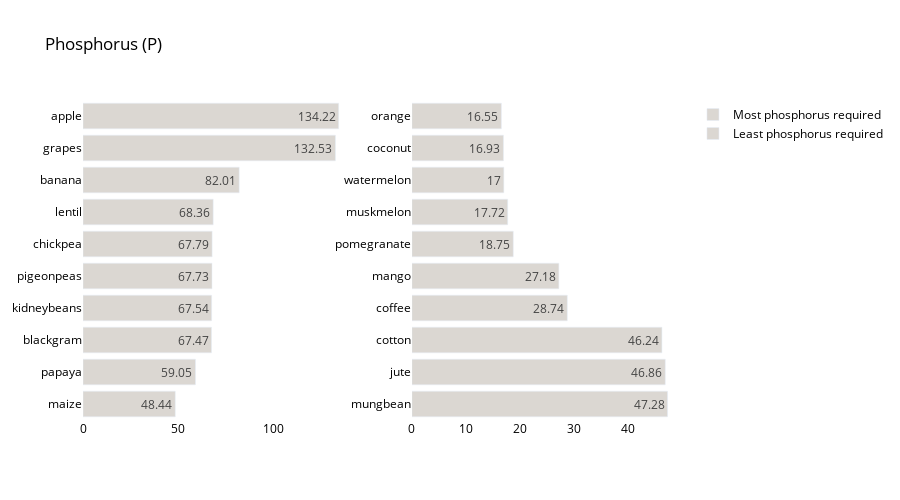

The notebook cell saved with this chart:
### Markdown cell above
## Phosphorus Analysis

### Code cell
crop_summary_P = crop_summary.sort_values(by='P', ascending=False)
  
fig = make_subplots(rows=1, cols=2)

top = {
    'y' : crop_summary_P['P'][0:10].sort_values().index,
    'x' : crop_summary_P['P'][0:10].sort_values()
}

last = {
    'y' : crop_summary_P['P'][-10:].index,
    'x' : crop_summary_P['P'][-10:]
}

fig.add_trace(
    go.Bar(top,
           name="Most phosphorus required",
           marker_color=random.choice(colorarr),
           orientation='h',
          text=top['x']),
    
    row=1, col=1
)

fig.add_trace(
    go.Bar(last,
           name="Least phosphorus required",
           marker_color=random.choice(colorarr),
           orientation='h',
          text=last['x']),
    row=1, col=2
)
fig.update_traces(texttemplate='%{text}', textposition='inside')
fig.update_layout(title_text="Phosphorus (P)",
                  plot_bgcolor='white',
                  font_size=12, 
                  font_color='black',
                 height=500)

fig.update_xaxes(showgrid=False)
fig.update_yaxes(showgrid=False)
fig.show()

### Figure 1 — Plotly figure (JSON) as saved in the notebook; plotly's stock layout.template omitted (floating-point values rounded to 4 significant figures)
{"data": [{"marker": {"color": "#Dbd7d2"}, "name": "Most phosphorus required", "orientation": "h", "text": [48.44, 59.05, 67.47, 67.54, 67.73, 67.79, 68.36, 82.01, 132.5, 134.2], "textposition": "inside", "texttemplate": "%{text}", "type": "bar", "x": [48.44, 59.05, 67.47, 67.54, 67.73, 67.79, 68.36, 82.01, 132.5, 134.2], "xaxis": "x", "y": ["maize", "papaya", "blackgram", "kidneybeans", "pigeonpeas", "chickpea", "lentil", "banana", "grapes", "apple"], "yaxis": "y"}, {"marker": {"color": "#Dbd7d2"}, "name": "Least phosphorus required", "orientation": "h", "text": [47.28, 46.86, 46.24, 28.74, 27.18, 18.75, 17.72, 17, 16.93, 16.55], "textposition": "inside", "texttemplate": "%{text}", "type": "bar", "x": [47.28, 46.86, 46.24, 28.74, 27.18, 18.75, 17.72, 17, 16.93, 16.55], "xaxis": "x2", "y": ["mungbean", "jute", "cotton", "coffee", "mango", "pomegranate", "muskmelon", "watermelon", "coconut", "orange"], "yaxis": "y2"}], "layout": {"font": {"color": "black", "size": 12}, "height": 500, "plot_bgcolor": "white", "title": {"text": "Phosphorus (P)"}, "xaxis": {"anchor": "y", "domain": [0, 0.45], "showgrid": false}, "xaxis2": {"anchor": "y2", "domain": [0.55, 1], "showgrid": false}, "yaxis": {"anchor": "x", "domain": [0, 1], "showgrid": false}, "yaxis2": {"anchor": "x2", "domain": [0, 1], "showgrid": false}}}
